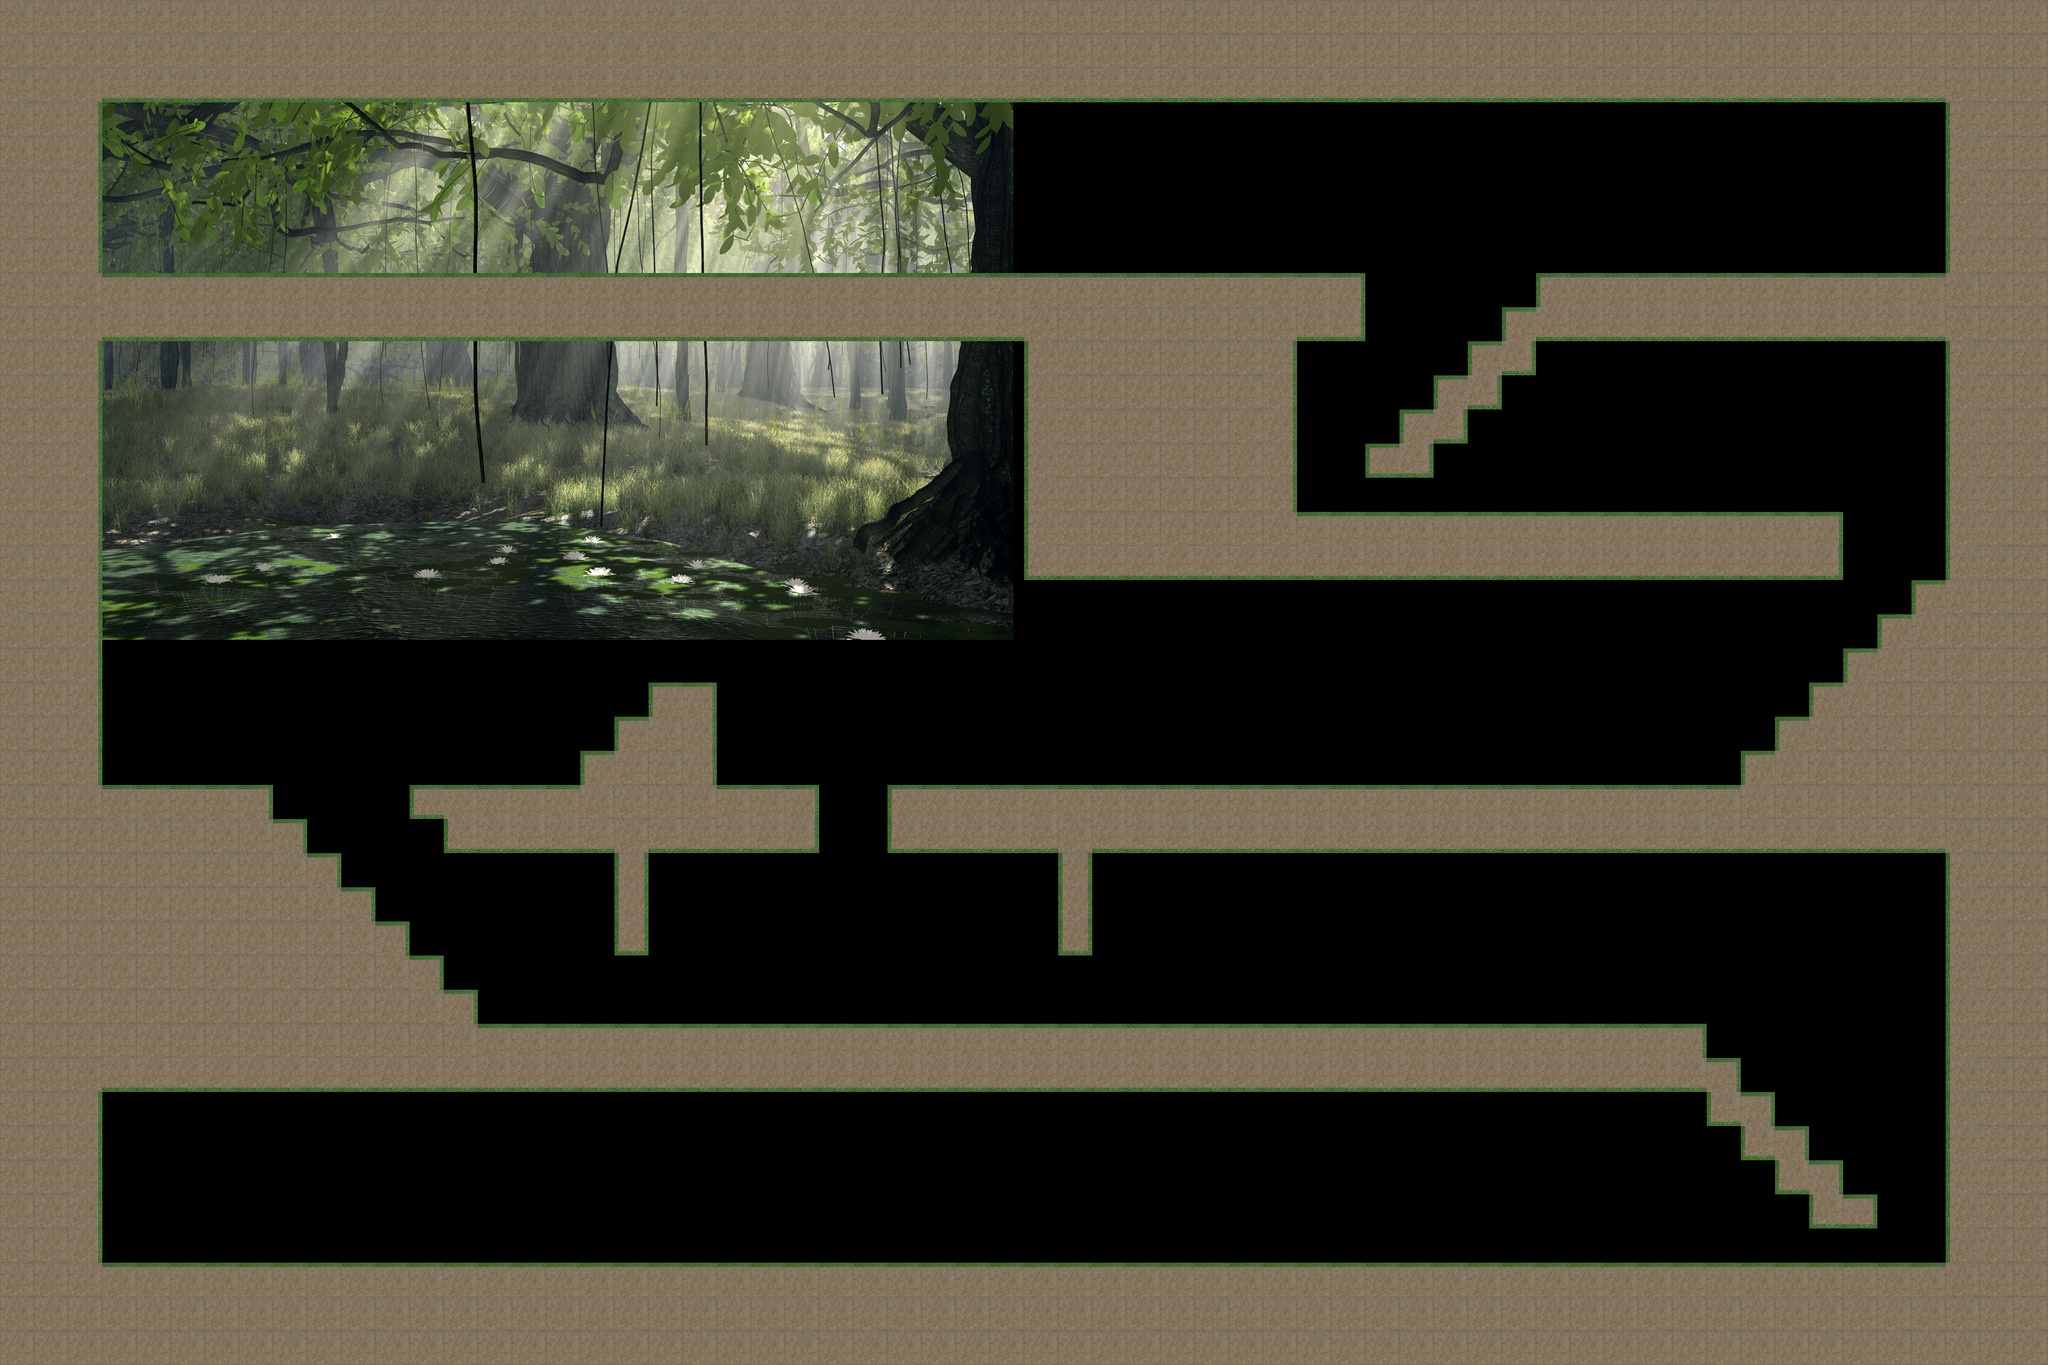

A level layout from a 2D game, rendered from its tile map. Below: a short description, then the map file with tile-grid data replaced by summaries:
An orthogonal 60x40 tile map with 64x64 px tiles, 2 tile layers (Collidable-FG, Non-Collidable-FG), 1 image layer.

<map version="1.0" orientation="orthogonal" width="60" height="40" tilewidth="64" tileheight="64">
 <tileset firstgid="1" name="Tiles" tilewidth="64" tileheight="64">
  <image source="tiles.png" width="256" height="256" />
  <tile id="1">
   <properties>
    <property name="bottom_collidable" value="false" />
    <property name="left_collidable" value="true" />
    <property name="right_collidable" value="false" />
    <property name="top_collidable" value="false" />
   </properties>
  </tile>
  <tile id="2">
   <properties>
    <property name="bottom_collidable" value="false" />
    <property name="left_collidable" value="false" />
    <property name="right_collidable" value="false" />
    <property name="top_collidable" value="true" />
   </properties>
  </tile>
  <tile id="3">
   <properties>
    <property name="bottom_collidable" value="false" />
    <property name="left_collidable" value="false" />
    <property name="right_collidable" value="true" />
    <property name="top_collidable" value="false" />
   </properties>
  </tile>
  <tile id="4">
   <properties>
    <property name="bottom_collidable" value="true" />
    <property name="left_collidable" value="false" />
    <property name="right_collidable" value="false" />
    <property name="top_collidable" value="false" />
   </properties>
  </tile>
  <tile id="5">
   <properties>
    <property name="bottom_collidable" value="false" />
    <property name="left_collidable" value="false" />
    <property name="right_collidable" value="false" />
    <property name="top_collidable" value="false" />
   </properties>
  </tile>
  <tile id="6">
   <properties>
    <property name="bottom_collidable" value="false" />
    <property name="left_collidable" value="false" />
    <property name="right_collidable" value="false" />
    <property name="top_collidable" value="false" />
   </properties>
  </tile>
  <tile id="7">
   <properties>
    <property name="bottom_collidable" value="false" />
    <property name="left_collidable" value="true" />
    <property name="right_collidable" value="false" />
    <property name="top_collidable" value="true" />
   </properties>
  </tile>
  <tile id="8">
   <properties>
    <property name="bottom_collidable" value="false" />
    <property name="left_collidable" value="false" />
    <property name="right_collidable" value="true" />
    <property name="top_collidable" value="true" />
   </properties>
  </tile>
  <tile id="9">
   <properties>
    <property name="bottom_collidable" value="true" />
    <property name="left_collidable" value="false" />
    <property name="right_collidable" value="true" />
    <property name="top_collidable" value="false" />
   </properties>
  </tile>
  <tile id="10">
   <properties>
    <property name="bottom_collidable" value="true" />
    <property name="left_collidable" value="true" />
    <property name="right_collidable" value="false" />
    <property name="top_collidable" value="false" />
   </properties>
  </tile>
  <tile id="11">
   <properties>
    <property name="bottom_collidable" value="false" />
    <property name="left_collidable" value="true" />
    <property name="right_collidable" value="true" />
    <property name="top_collidable" value="false" />
   </properties>
  </tile>
  <tile id="12">
   <properties>
    <property name="bottom_collidable" value="true" />
    <property name="left_collidable" value="true" />
    <property name="right_collidable" value="true" />
    <property name="top_collidable" value="false" />
   </properties>
  </tile>
  <tile id="13">
   <properties>
    <property name="bottom_collidable" value="true" />
    <property name="left_collidable" value="true" />
    <property name="right_collidable" value="false" />
    <property name="top_collidable" value="true" />
   </properties>
  </tile>
  <tile id="14">
   <properties>
    <property name="bottom_collidable" value="true" />
    <property name="left_collidable" value="false" />
    <property name="right_collidable" value="true" />
    <property name="top_collidable" value="true" />
   </properties>
  </tile>
 </tileset>
 <imagelayer name="Background" width="60" height="40">
  <image source="bg.png" />
  <properties>
   <property name="collidable" value="false" />
   <property name="imageheight" value="1280" />
   <property name="imagewidth" value="1900" />
  </properties>
 </imagelayer>
 <layer name="Collidable-FG" width="60" height="40">
  <properties>
   <property name="collidable" value="true" />
  </properties>
  <data>[2400 cells, 2400 non-empty, 13 distinct tile ids]</data>
 </layer>
 <layer name="Non-Collidable-FG" width="60" height="40">
  <properties>
   <property name="collidable" value="false" />
  </properties>
  <data>[2400 cells, 2400 non-empty, 2 distinct tile ids]</data>
 </layer>
</map>